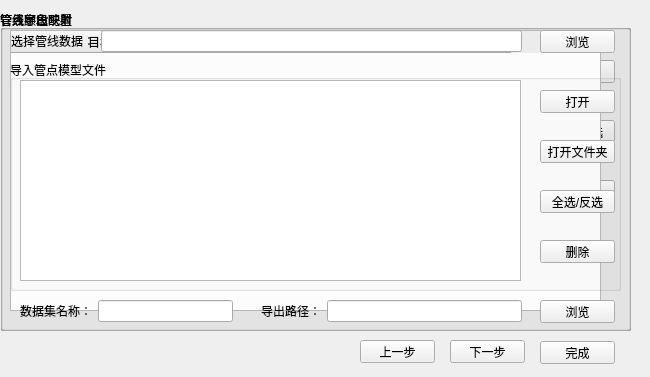
<?xml version="1.0" encoding="UTF-8"?>
<ui version="4.0">
 <class>pipeToolWindow</class>
 <widget class="QWidget" name="pipeToolWindow">
  <property name="enabled">
   <bool>true</bool>
  </property>
  <property name="geometry">
   <rect>
    <x>0</x>
    <y>0</y>
    <width>650</width>
    <height>377</height>
   </rect>
  </property>
  <property name="sizePolicy">
   <sizepolicy hsizetype="Fixed" vsizetype="Fixed">
    <horstretch>0</horstretch>
    <verstretch>0</verstretch>
   </sizepolicy>
  </property>
  <property name="minimumSize">
   <size>
    <width>650</width>
    <height>377</height>
   </size>
  </property>
  <property name="maximumSize">
   <size>
    <width>650</width>
    <height>377</height>
   </size>
  </property>
  <property name="windowTitle">
   <string>管线生产工具</string>
  </property>
  <property name="windowIcon">
   <iconset>
    <normalon>:/icon/SynBuilder.ico</normalon>
   </iconset>
  </property>
  <property name="styleSheet">
   <string notr="true"/>
  </property>
  <widget class="QWidget" name="page0" native="true">
   <property name="geometry">
    <rect>
     <x>0</x>
     <y>10</y>
     <width>641</width>
     <height>331</height>
    </rect>
   </property>
   <property name="styleSheet">
    <string notr="true"/>
   </property>
   <widget class="QGroupBox" name="groupBox">
    <property name="geometry">
     <rect>
      <x>0</x>
      <y>0</y>
      <width>631</width>
      <height>321</height>
     </rect>
    </property>
    <property name="title">
     <string>导入导出</string>
    </property>
    <widget class="QPushButton" name="choosePipeDataBtn">
     <property name="geometry">
      <rect>
       <x>540</x>
       <y>20</y>
       <width>75</width>
       <height>23</height>
      </rect>
     </property>
     <property name="text">
      <string>浏览</string>
     </property>
    </widget>
    <widget class="QGroupBox" name="groupBox_2">
     <property name="geometry">
      <rect>
       <x>10</x>
       <y>50</y>
       <width>611</width>
       <height>231</height>
      </rect>
     </property>
     <property name="title">
      <string>导入管点模型文件</string>
     </property>
     <widget class="QListWidget" name="modelListWidget">
      <property name="geometry">
       <rect>
        <x>10</x>
        <y>20</y>
        <width>501</width>
        <height>201</height>
       </rect>
      </property>
      <property name="styleSheet">
       <string notr="true"/>
      </property>
     </widget>
     <widget class="QPushButton" name="deleteModelBtn">
      <property name="geometry">
       <rect>
        <x>530</x>
        <y>180</y>
        <width>75</width>
        <height>23</height>
       </rect>
      </property>
      <property name="text">
       <string>删除</string>
      </property>
     </widget>
     <widget class="QPushButton" name="selectAllModelBtn">
      <property name="geometry">
       <rect>
        <x>530</x>
        <y>130</y>
        <width>75</width>
        <height>23</height>
       </rect>
      </property>
      <property name="text">
       <string>全选/反选</string>
      </property>
     </widget>
     <widget class="QPushButton" name="chooseFolderModelBtn">
      <property name="geometry">
       <rect>
        <x>530</x>
        <y>80</y>
        <width>75</width>
        <height>23</height>
       </rect>
      </property>
      <property name="text">
       <string>打开文件夹</string>
      </property>
     </widget>
     <widget class="QPushButton" name="chooseSingleModelBtn">
      <property name="geometry">
       <rect>
        <x>530</x>
        <y>30</y>
        <width>75</width>
        <height>23</height>
       </rect>
      </property>
      <property name="text">
       <string>打开</string>
      </property>
     </widget>
    </widget>
    <widget class="QPushButton" name="chooseSaveBtn">
     <property name="geometry">
      <rect>
       <x>540</x>
       <y>290</y>
       <width>75</width>
       <height>23</height>
      </rect>
     </property>
     <property name="text">
      <string>浏览</string>
     </property>
    </widget>
    <widget class="QWidget" name="layoutWidget">
     <property name="geometry">
      <rect>
       <x>20</x>
       <y>290</y>
       <width>213</width>
       <height>22</height>
      </rect>
     </property>
     <layout class="QHBoxLayout" name="horizontalLayout_4">
      <item>
       <widget class="QLabel" name="label_3">
        <property name="text">
         <string>数据集名称：</string>
        </property>
       </widget>
      </item>
      <item>
       <widget class="QLineEdit" name="datasetEdit"/>
      </item>
     </layout>
    </widget>
    <widget class="QWidget" name="layoutWidget">
     <property name="geometry">
      <rect>
       <x>261</x>
       <y>290</y>
       <width>261</width>
       <height>22</height>
      </rect>
     </property>
     <layout class="QHBoxLayout" name="horizontalLayout">
      <item>
       <widget class="QLabel" name="label_2">
        <property name="text">
         <string>导出路径：</string>
        </property>
       </widget>
      </item>
      <item>
       <widget class="QLineEdit" name="savePathLineEdit"/>
      </item>
     </layout>
    </widget>
    <widget class="QWidget" name="layoutWidget">
     <property name="geometry">
      <rect>
       <x>11</x>
       <y>20</y>
       <width>511</width>
       <height>22</height>
      </rect>
     </property>
     <layout class="QHBoxLayout" name="horizontalLayout_3">
      <item>
       <widget class="QLabel" name="label">
        <property name="text">
         <string>选择管线数据：</string>
        </property>
       </widget>
      </item>
      <item>
       <widget class="QLineEdit" name="vectorDataEdit"/>
      </item>
     </layout>
    </widget>
   </widget>
  </widget>
  <widget class="QPushButton" name="prePushButton">
   <property name="geometry">
    <rect>
     <x>360</x>
     <y>340</y>
     <width>75</width>
     <height>23</height>
    </rect>
   </property>
   <property name="text">
    <string>上一步</string>
   </property>
  </widget>
  <widget class="QPushButton" name="nextPushButton">
   <property name="geometry">
    <rect>
     <x>450</x>
     <y>340</y>
     <width>75</width>
     <height>23</height>
    </rect>
   </property>
   <property name="text">
    <string>下一步</string>
   </property>
  </widget>
  <widget class="QPushButton" name="okPushButton">
   <property name="geometry">
    <rect>
     <x>540</x>
     <y>341</y>
     <width>75</width>
     <height>23</height>
    </rect>
   </property>
   <property name="text">
    <string>完成</string>
   </property>
  </widget>
  <widget class="QWidget" name="page1" native="true">
   <property name="geometry">
    <rect>
     <x>0</x>
     <y>10</y>
     <width>641</width>
     <height>321</height>
    </rect>
   </property>
   <property name="styleSheet">
    <string notr="true"/>
   </property>
   <widget class="QGroupBox" name="groupBox_3">
    <property name="geometry">
     <rect>
      <x>0</x>
      <y>0</y>
      <width>631</width>
      <height>321</height>
     </rect>
    </property>
    <property name="title">
     <string>管线颜色配置</string>
    </property>
    <widget class="QTableWidget" name="colorTableWidget">
     <property name="geometry">
      <rect>
       <x>10</x>
       <y>20</y>
       <width>511</width>
       <height>281</height>
      </rect>
     </property>
     <property name="styleSheet">
      <string notr="true"/>
     </property>
     <property name="alternatingRowColors">
      <bool>true</bool>
     </property>
     <property name="showGrid">
      <bool>true</bool>
     </property>
     <property name="gridStyle">
      <enum>Qt::SolidLine</enum>
     </property>
     <property name="sortingEnabled">
      <bool>false</bool>
     </property>
     <attribute name="horizontalHeaderCascadingSectionResizes">
      <bool>false</bool>
     </attribute>
     <attribute name="horizontalHeaderDefaultSectionSize">
      <number>80</number>
     </attribute>
     <attribute name="horizontalHeaderStretchLastSection">
      <bool>true</bool>
     </attribute>
     <attribute name="verticalHeaderCascadingSectionResizes">
      <bool>false</bool>
     </attribute>
     <column>
      <property name="text">
       <string>选中</string>
      </property>
      <property name="textAlignment">
       <set>AlignLeading|AlignVCenter</set>
      </property>
     </column>
     <column>
      <property name="text">
       <string>父类型</string>
      </property>
     </column>
     <column>
      <property name="text">
       <string>父名称</string>
      </property>
     </column>
     <column>
      <property name="text">
       <string>子类型</string>
      </property>
     </column>
     <column>
      <property name="text">
       <string>子名称</string>
      </property>
     </column>
     <column>
      <property name="text">
       <string>设置颜色</string>
      </property>
     </column>
    </widget>
    <widget class="QPushButton" name="addColorBtn">
     <property name="geometry">
      <rect>
       <x>540</x>
       <y>50</y>
       <width>75</width>
       <height>23</height>
      </rect>
     </property>
     <property name="text">
      <string>添加</string>
     </property>
    </widget>
    <widget class="QPushButton" name="seleAllColorBtn">
     <property name="geometry">
      <rect>
       <x>540</x>
       <y>110</y>
       <width>75</width>
       <height>23</height>
      </rect>
     </property>
     <property name="text">
      <string>全选/反选</string>
     </property>
    </widget>
    <widget class="QPushButton" name="deleteColor">
     <property name="geometry">
      <rect>
       <x>540</x>
       <y>170</y>
       <width>75</width>
       <height>23</height>
      </rect>
     </property>
     <property name="text">
      <string>删除</string>
     </property>
    </widget>
    <widget class="QPushButton" name="defaultColor">
     <property name="geometry">
      <rect>
       <x>540</x>
       <y>230</y>
       <width>75</width>
       <height>23</height>
      </rect>
     </property>
     <property name="text">
      <string>默认</string>
     </property>
    </widget>
   </widget>
  </widget>
  <widget class="QWidget" name="page2" native="true">
   <property name="geometry">
    <rect>
     <x>0</x>
     <y>10</y>
     <width>641</width>
     <height>331</height>
    </rect>
   </property>
   <property name="styleSheet">
    <string notr="true"/>
   </property>
   <widget class="QGroupBox" name="groupBox_4">
    <property name="geometry">
     <rect>
      <x>0</x>
      <y>0</y>
      <width>631</width>
      <height>321</height>
     </rect>
    </property>
    <property name="title">
     <string>管线字段映射</string>
    </property>
    <widget class="QTableWidget" name="lineTableWidget">
     <property name="geometry">
      <rect>
       <x>10</x>
       <y>20</y>
       <width>591</width>
       <height>281</height>
      </rect>
     </property>
     <attribute name="horizontalHeaderDefaultSectionSize">
      <number>250</number>
     </attribute>
     <column>
      <property name="text">
       <string>目标表关联字段名</string>
      </property>
     </column>
     <column>
      <property name="text">
       <string>导入表关联字段名</string>
      </property>
     </column>
    </widget>
   </widget>
  </widget>
  <widget class="QWidget" name="page3" native="true">
   <property name="geometry">
    <rect>
     <x>0</x>
     <y>10</y>
     <width>641</width>
     <height>331</height>
    </rect>
   </property>
   <property name="styleSheet">
    <string notr="true"/>
   </property>
   <widget class="QGroupBox" name="groupBox_5">
    <property name="geometry">
     <rect>
      <x>0</x>
      <y>0</y>
      <width>631</width>
      <height>321</height>
     </rect>
    </property>
    <property name="title">
     <string>管点字段映射</string>
    </property>
    <widget class="QTableWidget" name="pointTableWidget">
     <property name="geometry">
      <rect>
       <x>10</x>
       <y>20</y>
       <width>591</width>
       <height>281</height>
      </rect>
     </property>
     <attribute name="horizontalHeaderDefaultSectionSize">
      <number>250</number>
     </attribute>
     <column>
      <property name="text">
       <string>目标表关联字段名</string>
      </property>
     </column>
     <column>
      <property name="text">
       <string>导入表关联字段名</string>
      </property>
     </column>
    </widget>
   </widget>
  </widget>
  <zorder>page1</zorder>
  <zorder>page2</zorder>
  <zorder>page3</zorder>
  <zorder>prePushButton</zorder>
  <zorder>nextPushButton</zorder>
  <zorder>okPushButton</zorder>
  <zorder>page0</zorder>
 </widget>
 <resources>
  <include location="../PipeToolRes.qrc"/>
 </resources>
 <connections/>
</ui>
